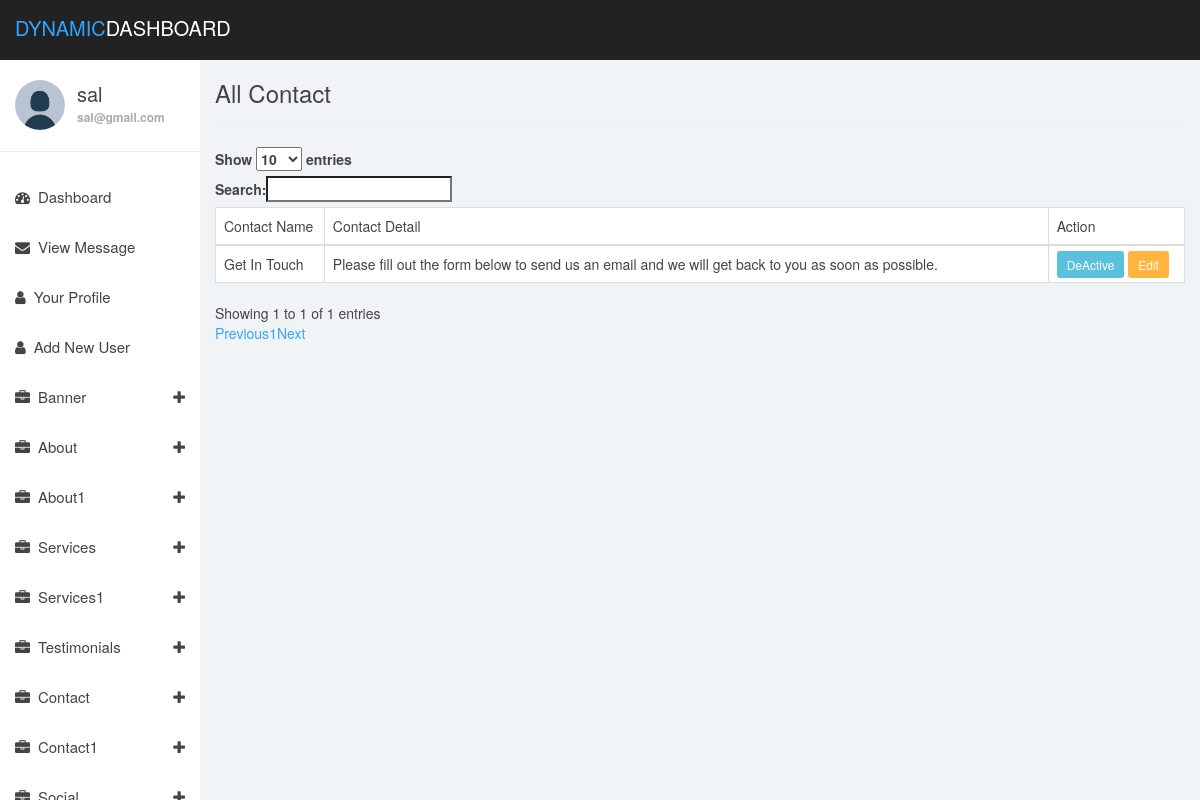
The page /listcontact.php (signed in) on the database its author committed.
### tables this page shows
CREATE TABLE `contact` (
  `id` int(10) NOT NULL,
  `contact_name` varchar(100) NOT NULL,
  `contact_detail` text NOT NULL,
  `status` int(2) NOT NULL DEFAULT '1'
);

### listcontact.php (the view, shortened to what this page needs)
<?php
require_once('includes/header.php');
require_once('db.php');
$query_string ="SELECT * FROM contact";
$db_return = mysqli_query($db_connection, $query_string);
?>
<div class="col-md-12">
  <h3>All Contact</h3>
  <hr>
  <table class="table table-bordered" id="listcontact">
    <thead>
      <td>Contact Name</td>
      <td>Contact Detail</td>
      <td>Action</td>
    </thead>
    <?php
    foreach ($db_return as $contact){
    ?>
    <tr>
      <td><?=$contact['contact_name']?></td>
      <td><?=$contact['contact_detail']?></td>
      <td>
        <?php
        if($contact['status'] == 1){
        ?>
        <a href="makedeactivecontact.php?id=<?=$contact['id']?>" class="btn-sm btn-info">DeActive</a>
        <?php
      }
      else{
        ?>
        <a href="makeactivecontact.php?id=<?=$contact['id']?>" class="btn-sm btn-success">Active</a>
        <?php
        }
        ?>
      <a href="editcontact.php?id=<?=$contact['id']?>" class="btn-sm btn-warning">Edit</a>
      </td>
    </tr>
    <?php
    }
    ?>
  </table>
</div>
<?php
 require_once('includes/footer.php');
?>

### dashboard_assets/css/styles.css (style rules this page uses)
body { background: #f1f4f7; padding-top: 60px; font-size: 14px; color: #444444; font-family: "Montserrat", "Helvetica Neue", Helvetica, Arial, sans-serif; }
a, a:hover, a:focus { color: #30a5ff; }
h1, h2, h3, h4, h5, h6 { color: #444444; }
h3, h4 { font-weight: 300; }
.btn-warning, .btn-warning:hover, .btn-warning:focus, .btn-warning:active, .btn-warning.active, .open > .dropdown-toggle.btn-warning, .btn-warning.disabled, .btn-warning[disabled], fieldset[disabled] .btn-warning, .btn-warning.disabled:hover, .btn-warning[disabled]:hover, fieldset[disabled] .btn-warning:hover, .btn-warning.disabled:focus, .btn-warning[disabled]:focus, fieldset[disabled] .btn-warning:focus, .btn-warning.disabled:active, .btn-warning[disabled]:active, fieldset[disabled] .btn-warning:active, .btn-warning.disabled.active, .btn-warning[disabled].active, fieldset[disabled] .btn-warning.active { background-color: #ffb53e; border-color: #ffb53e; }
.table { background: #fff; }

### rows shown on the page
contact: contact_name "Get In Touch", contact_detail "Please fill out the form below to send us an email and we will get back to you as soon as possible."

### other values the page prints
$_SESSION['username'] "sal"
$_SESSION['useremail'] "sal@gmail.com"
